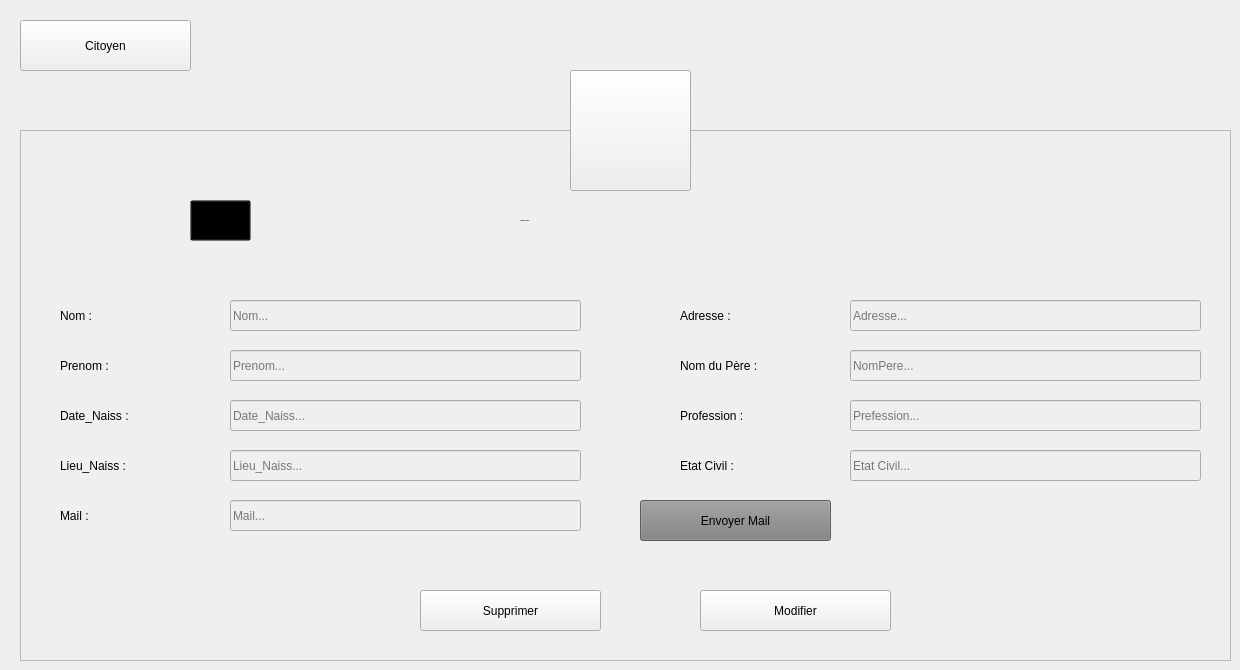
    <widget class="QWidget" name="Profile_Citoyen">
     <widget class="QFrame" name="frame_10">
      <property name="geometry">
       <rect>
        <x>20</x>
        <y>130</y>
        <width>1211</width>
        <height>531</height>
       </rect>
      </property>
      <property name="styleSheet">
       <string notr="true"/>
      </property>
      <property name="frameShape">
       <enum>QFrame::StyledPanel</enum>
      </property>
      <property name="frameShadow">
       <enum>QFrame::Raised</enum>
      </property>
      <widget class="QLabel" name="L_AjouterCitoyen_3">
       <property name="geometry">
        <rect>
         <x>500</x>
         <y>70</y>
         <width>281</width>
         <height>41</height>
        </rect>
       </property>
       <property name="font">
        <font>
         <family>century gothic</family>
         <pointsize>-1</pointsize>
         <weight>75</weight>
         <bold>true</bold>
        </font>
       </property>
       <property name="styleSheet">
        <string notr="true">background: transparent;</string>
       </property>
       <property name="text">
        <string>  Profile de Citoyen</string>
       </property>
      </widget>
      <widget class="QLabel" name="L_PNomCitoyen">
       <property name="geometry">
        <rect>
         <x>40</x>
         <y>170</y>
         <width>121</width>
         <height>31</height>
        </rect>
       </property>
       <property name="styleSheet">
        <string notr="true">background: transparent;</string>
       </property>
       <property name="text">
        <string>Nom :</string>
       </property>
      </widget>
      <widget class="QLabel" name="L_PPrenomCitoyen">
       <property name="geometry">
        <rect>
         <x>40</x>
         <y>220</y>
         <width>121</width>
         <height>31</height>
        </rect>
       </property>
       <property name="styleSheet">
        <string notr="true">background: transparent;</string>
       </property>
       <property name="text">
        <string>Prenom :</string>
       </property>
      </widget>
      <widget class="QLabel" name="L_PDateNaissCit">
       <property name="geometry">
        <rect>
         <x>40</x>
         <y>270</y>
         <width>131</width>
         <height>31</height>
        </rect>
       </property>
       <property name="styleSheet">
        <string notr="true">background: transparent;</string>
       </property>
       <property name="text">
        <string>Date_Naiss :</string>
       </property>
      </widget>
      <widget class="QLabel" name="L_PLieuNaissCit">
       <property name="geometry">
        <rect>
         <x>40</x>
         <y>320</y>
         <width>141</width>
         <height>31</height>
        </rect>
       </property>
       <property name="styleSheet">
        <string notr="true">background: transparent;</string>
       </property>
       <property name="text">
        <string>Lieu_Naiss :</string>
       </property>
      </widget>
      <widget class="QLabel" name="L_PMailCitoyen">
       <property name="geometry">
        <rect>
         <x>40</x>
         <y>370</y>
         <width>141</width>
         <height>31</height>
        </rect>
       </property>
       <property name="styleSheet">
        <string notr="true">background: transparent;</string>
       </property>
       <property name="text">
        <string>Mail :</string>
       </property>
      </widget>
      <widget class="QLineEdit" name="LE_PNomCitoyen">
       <property name="enabled">
        <bool>false</bool>
       </property>
       <property name="geometry">
        <rect>
         <x>210</x>
         <y>170</y>
         <width>351</width>
         <height>31</height>
        </rect>
       </property>
       <property name="placeholderText">
        <string>Nom...</string>
       </property>
      </widget>
      <widget class="QLineEdit" name="LE_PPrenomCitoyen">
       <property name="enabled">
        <bool>false</bool>
       </property>
       <property name="geometry">
        <rect>
         <x>210</x>
         <y>220</y>
         <width>351</width>
         <height>31</height>
        </rect>
       </property>
       <property name="placeholderText">
        <string>Prenom...</string>
       </property>
      </widget>
      <widget class="QLineEdit" name="LE_PDateNaissCit">
       <property name="enabled">
        <bool>false</bool>
       </property>
       <property name="geometry">
        <rect>
         <x>210</x>
         <y>270</y>
         <width>351</width>
         <height>31</height>
        </rect>
       </property>
       <property name="placeholderText">
        <string>Date_Naiss...</string>
       </property>
      </widget>
      <widget class="QLineEdit" name="LE_PLieuNaissCit">
       <property name="enabled">
        <bool>false</bool>
       </property>
       <property name="geometry">
        <rect>
         <x>210</x>
         <y>320</y>
         <width>351</width>
         <height>31</height>
        </rect>
       </property>
       <property name="placeholderText">
        <string>Lieu_Naiss...</string>
       </property>
      </widget>
      <widget class="QLineEdit" name="LE_PMailCitoyen">
       <property name="enabled">
        <bool>false</bool>
       </property>
       <property name="geometry">
        <rect>
         <x>210</x>
         <y>370</y>
         <width>351</width>
         <height>31</height>
        </rect>
       </property>
       <property name="text">
        <string/>
       </property>
       <property name="placeholderText">
        <string>Mail...</string>
       </property>
      </widget>
      <widget class="QPushButton" name="B_MConfirmerCitoyen_2">
       <property name="geometry">
        <rect>
         <x>680</x>
         <y>460</y>
         <width>191</width>
         <height>41</height>
        </rect>
       </property>
       <property name="text">
        <string>Modifier</string>
       </property>
       <property name="icon">
        <iconset resource="Ressources.qrc">
         <normaloff>:/Ressources/image/edit.png</normaloff>:/Ressources/image/edit.png</iconset>
       </property>
       <property name="iconSize">
        <size>
         <width>20</width>
         <height>20</height>
        </size>
       </property>
      </widget>
      <widget class="QPushButton" name="B_SupprimerCitoyen">
       <property name="geometry">
        <rect>
         <x>400</x>
         <y>460</y>
         <width>181</width>
         <height>41</height>
        </rect>
       </property>
       <property name="styleSheet">
        <string notr="true"/>
       </property>
       <property name="text">
        <string>Supprimer</string>
       </property>
       <property name="icon">
        <iconset resource="Ressources.qrc">
         <normaloff>:/Ressources/image/trash.png</normaloff>:/Ressources/image/trash.png</iconset>
       </property>
       <property name="iconSize">
        <size>
         <width>16</width>
         <height>16</height>
        </size>
       </property>
      </widget>
      <widget class="QToolButton" name="toolButton_14">
       <property name="geometry">
        <rect>
         <x>170</x>
         <y>70</y>
         <width>61</width>
         <height>41</height>
        </rect>
       </property>
       <property name="styleSheet">
        <string notr="true">background: transparent;</string>
       </property>
       <property name="text">
        <string/>
       </property>
       <property name="icon">
        <iconset>
         <normaloff>:/Recources/Images/add-user.png</normaloff>:/Recources/Images/add-user.png</iconset>
       </property>
       <property name="iconSize">
        <size>
         <width>30</width>
         <height>30</height>
        </size>
       </property>
      </widget>
      <widget class="QLabel" name="L_PAdresseCit">
       <property name="geometry">
        <rect>
         <x>660</x>
         <y>170</y>
         <width>121</width>
         <height>31</height>
        </rect>
       </property>
       <property name="styleSheet">
        <string notr="true">background: transparent;</string>
       </property>
       <property name="text">
        <string>Adresse :</string>
       </property>
      </widget>
      <widget class="QLineEdit" name="LE_PProfessionCit">
       <property name="enabled">
        <bool>false</bool>
       </property>
       <property name="geometry">
        <rect>
         <x>830</x>
         <y>270</y>
         <width>351</width>
         <height>31</height>
        </rect>
       </property>
       <property name="placeholderText">
        <string>Prefession...</string>
       </property>
      </widget>
      <widget class="QLineEdit" name="LE_PAdresseCit">
       <property name="enabled">
        <bool>false</bool>
       </property>
       <property name="geometry">
        <rect>
         <x>830</x>
         <y>170</y>
         <width>351</width>
         <height>31</height>
        </rect>
       </property>
       <property name="placeholderText">
        <string>Adresse...</string>
       </property>
      </widget>
      <widget class="QLabel" name="L_PNomPereCit">
       <property name="geometry">
        <rect>
         <x>660</x>
         <y>220</y>
         <width>151</width>
         <height>31</height>
        </rect>
       </property>
       <property name="styleSheet">
        <string notr="true">background: transparent;</string>
       </property>
       <property name="text">
        <string>Nom du Père :</string>
       </property>
      </widget>
      <widget class="QLineEdit" name="LE_PNomPereCit">
       <property name="enabled">
        <bool>false</bool>
       </property>
       <property name="geometry">
        <rect>
         <x>830</x>
         <y>220</y>
         <width>351</width>
         <height>31</height>
        </rect>
       </property>
       <property name="placeholderText">
        <string>NomPere...</string>
       </property>
      </widget>
      <widget class="QLabel" name="L_PProfessionCit">
       <property name="geometry">
        <rect>
         <x>660</x>
         <y>270</y>
         <width>131</width>
         <height>31</height>
        </rect>
       </property>
       <property name="styleSheet">
        <string notr="true">background: transparent;</string>
       </property>
       <property name="text">
        <string>Profession :</string>
       </property>
      </widget>
      <widget class="QLabel" name="L_PEtatCitoyen">
       <property name="geometry">
        <rect>
         <x>660</x>
         <y>320</y>
         <width>141</width>
         <height>31</height>
        </rect>
       </property>
       <property name="styleSheet">
        <string notr="true">background: transparent;</string>
       </property>
       <property name="text">
        <string>Etat Civil :</string>
       </property>
      </widget>
      <widget class="QLineEdit" name="LE_PEtatCitoyen">
       <property name="enabled">
        <bool>false</bool>
       </property>
       <property name="geometry">
        <rect>
         <x>830</x>
         <y>320</y>
         <width>351</width>
         <height>31</height>
        </rect>
       </property>
       <property name="placeholderText">
        <string>Etat Civil...</string>
       </property>
      </widget>
      <widget class="QPushButton" name="B_EnvoyeMail">
       <property name="geometry">
        <rect>
         <x>620</x>
         <y>370</y>
         <width>191</width>
         <height>41</height>
        </rect>
       </property>
       <property name="styleSheet">
        <string notr="true">background: Grey;

</string>
       </property>
       <property name="text">
        <string>Envoyer Mail</string>
       </property>
       <property name="icon">
        <iconset resource="Ressources.qrc">
         <normaloff>:/Ressources/image/edit.png</normaloff>:/Ressources/image/edit.png</iconset>
       </property>
       <property name="iconSize">
        <size>
         <width>20</width>
         <height>20</height>
        </size>
       </property>
      </widget>
     </widget>
     <widget class="QToolButton" name="toolButton_15">
      <property name="geometry">
       <rect>
        <x>570</x>
        <y>70</y>
        <width>121</width>
        <height>121</height>
       </rect>
      </property>
      <property name="styleSheet">
       <string notr="true"/>
      </property>
      <property name="text">
       <string/>
      </property>
      <property name="icon">
       <iconset resource="Ressources.qrc">
        <normaloff>:/Ressources/image/systeme-de-population.png</normaloff>:/Ressources/image/systeme-de-population.png</iconset>
      </property>
      <property name="iconSize">
       <size>
        <width>64</width>
        <height>64</height>
       </size>
      </property>
     </widget>
     <widget class="QPushButton" name="B_returnCitoyen">
      <property name="geometry">
       <rect>
        <x>20</x>
        <y>20</y>
        <width>171</width>
        <height>51</height>
       </rect>
      </property>
      <property name="text">
       <string>Citoyen</string>
      </property>
      <property name="icon">
       <iconset resource="Ressources.qrc">
        <normaloff>:/Ressources/image/back-arrow.png</normaloff>:/Ressources/image/back-arrow.png</iconset>
      </property>
      <property name="iconSize">
       <size>
        <width>20</width>
        <height>20</height>
       </size>
      </property>
     </widget>
    </widget>
